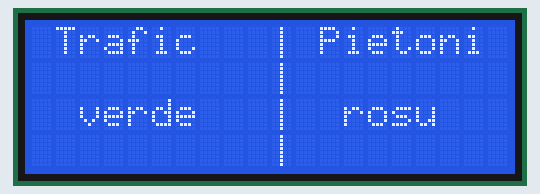
Recording of a sketch running on a simulated Arduino Uno, built with avr-gcc and run on an emulated ATmega328P. Parts: 20×4 character LCD.

Above: at 0.1 s.
At 1.1 s:
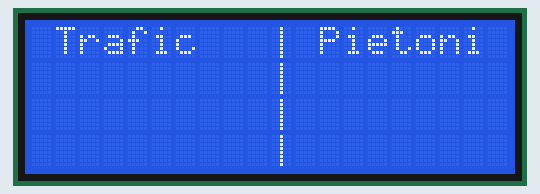

The sketch:

lcdScreen2004a_test.ino
```cpp
// include the library code:
#include <LiquidCrystal.h>

// initialize the library by associating any needed LCD interface pin
// with the arduino pin number it is connected to
const int rs = 12, en = 11, d4 = 5, d5 = 4, d6 = 3, d7 = 2;
LiquidCrystal lcd(rs, en, d4, d5, d6, d7);

byte separator[8] = {
  B00100,
  B00100,
  B00100,
  B00100,
  B00100,
  B00100,
  B00100,
  B00100,
};


void setup() {
  // set up the LCD's number of columns and rows:
  lcd.begin(20, 4);
  // Print a message to the LCD.
  lcd.setCursor(1, 0);
  lcd.print("Trafic");

  lcd.createChar(0, separator);
  for(int i=0;i<4;i++){
    lcd.setCursor(10, i);
    lcd.write(byte(0));
  }

  lcd.setCursor(12, 0);
  lcd.print("Pietoni");
}

void loop() {
  lcd.setCursor(2, 2);
  lcd.print("verde");
  lcd.setCursor(13, 2);
  lcd.print("rosu");

  delay(1000);

  lcd.setCursor(2, 2);
  lcd.print("     ");
  lcd.setCursor(13, 2);
  lcd.print("    ");

  delay(500);

  // print the number of seconds since reset:
  //lcd.print(millis() / 1000);
}
```

Measured:
- what the display in image 1 shows lasts 0.5 s, from 1.1 s to 1.6 s
